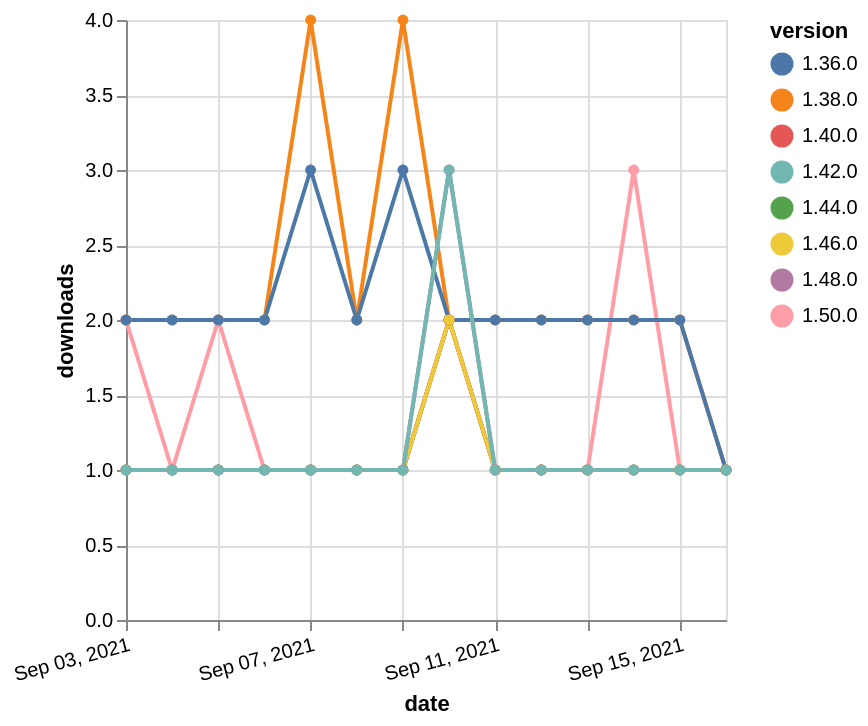

Write the Vega-Lite specification saved for this chart.
### Vega-Lite specification from a JSON file in a GitHub repository (floating-point values rounded to 4 significant figures)
{"$schema": "https://vega.github.io/schema/vega-lite/v5.json", "description": "A simple bar chart with embedded data.", "data": {"values": [{"date": "2021-09-03", "total": 118, "delta": 2, "version": "1.50.0"}, {"date": "2021-09-04", "total": 119, "delta": 1, "version": "1.50.0"}, {"date": "2021-09-05", "total": 121, "delta": 2, "version": "1.50.0"}, {"date": "2021-09-06", "total": 122, "delta": 1, "version": "1.50.0"}, {"date": "2021-09-07", "total": 123, "delta": 1, "version": "1.50.0"}, {"date": "2021-09-08", "total": 124, "delta": 1, "version": "1.50.0"}, {"date": "2021-09-09", "total": 125, "delta": 1, "version": "1.50.0"}, {"date": "2021-09-10", "total": 127, "delta": 2, "version": "1.50.0"}, {"date": "2021-09-11", "total": 128, "delta": 1, "version": "1.50.0"}, {"date": "2021-09-12", "total": 129, "delta": 1, "version": "1.50.0"}, {"date": "2021-09-13", "total": 130, "delta": 1, "version": "1.50.0"}, {"date": "2021-09-14", "total": 133, "delta": 3, "version": "1.50.0"}, {"date": "2021-09-15", "total": 134, "delta": 1, "version": "1.50.0"}, {"date": "2021-09-16", "total": 135, "delta": 1, "version": "1.50.0"}, {"date": "2021-09-03", "total": 187, "delta": 1, "version": "1.44.0"}, {"date": "2021-09-04", "total": 188, "delta": 1, "version": "1.44.0"}, {"date": "2021-09-05", "total": 189, "delta": 1, "version": "1.44.0"}, {"date": "2021-09-06", "total": 190, "delta": 1, "version": "1.44.0"}, {"date": "2021-09-07", "total": 191, "delta": 1, "version": "1.44.0"}, {"date": "2021-09-08", "total": 192, "delta": 1, "version": "1.44.0"}, {"date": "2021-09-09", "total": 193, "delta": 1, "version": "1.44.0"}, {"date": "2021-09-10", "total": 195, "delta": 2, "version": "1.44.0"}, {"date": "2021-09-11", "total": 196, "delta": 1, "version": "1.44.0"}, {"date": "2021-09-12", "total": 197, "delta": 1, "version": "1.44.0"}, {"date": "2021-09-13", "total": 198, "delta": 1, "version": "1.44.0"}, {"date": "2021-09-14", "total": 199, "delta": 1, "version": "1.44.0"}, {"date": "2021-09-15", "total": 200, "delta": 1, "version": "1.44.0"}, {"date": "2021-09-16", "total": 201, "delta": 1, "version": "1.44.0"}, {"date": "2021-09-03", "total": 2519, "delta": 2, "version": "1.38.0"}, {"date": "2021-09-04", "total": 2521, "delta": 2, "version": "1.38.0"}, {"date": "2021-09-05", "total": 2523, "delta": 2, "version": "1.38.0"}, {"date": "2021-09-06", "total": 2525, "delta": 2, "version": "1.38.0"}, {"date": "2021-09-07", "total": 2529, "delta": 4, "version": "1.38.0"}, {"date": "2021-09-08", "total": 2531, "delta": 2, "version": "1.38.0"}, {"date": "2021-09-09", "total": 2535, "delta": 4, "version": "1.38.0"}, {"date": "2021-09-10", "total": 2537, "delta": 2, "version": "1.38.0"}, {"date": "2021-09-11", "total": 2539, "delta": 2, "version": "1.38.0"}, {"date": "2021-09-12", "total": 2541, "delta": 2, "version": "1.38.0"}, {"date": "2021-09-13", "total": 2543, "delta": 2, "version": "1.38.0"}, {"date": "2021-09-14", "total": 2545, "delta": 2, "version": "1.38.0"}, {"date": "2021-09-15", "total": 2547, "delta": 2, "version": "1.38.0"}, {"date": "2021-09-16", "total": 2548, "delta": 1, "version": "1.38.0"}, {"date": "2021-09-03", "total": 2361, "delta": 2, "version": "1.36.0"}, {"date": "2021-09-04", "total": 2363, "delta": 2, "version": "1.36.0"}, {"date": "2021-09-05", "total": 2365, "delta": 2, "version": "1.36.0"}, {"date": "2021-09-06", "total": 2367, "delta": 2, "version": "1.36.0"}, {"date": "2021-09-07", "total": 2370, "delta": 3, "version": "1.36.0"}, {"date": "2021-09-08", "total": 2372, "delta": 2, "version": "1.36.0"}, {"date": "2021-09-09", "total": 2375, "delta": 3, "version": "1.36.0"}, {"date": "2021-09-10", "total": 2377, "delta": 2, "version": "1.36.0"}, {"date": "2021-09-11", "total": 2379, "delta": 2, "version": "1.36.0"}, {"date": "2021-09-12", "total": 2381, "delta": 2, "version": "1.36.0"}, {"date": "2021-09-13", "total": 2383, "delta": 2, "version": "1.36.0"}, {"date": "2021-09-14", "total": 2385, "delta": 2, "version": "1.36.0"}, {"date": "2021-09-15", "total": 2387, "delta": 2, "version": "1.36.0"}, {"date": "2021-09-16", "total": 2388, "delta": 1, "version": "1.36.0"}, {"date": "2021-09-03", "total": 239, "delta": 1, "version": "1.40.0"}, {"date": "2021-09-04", "total": 240, "delta": 1, "version": "1.40.0"}, {"date": "2021-09-05", "total": 241, "delta": 1, "version": "1.40.0"}, {"date": "2021-09-06", "total": 242, "delta": 1, "version": "1.40.0"}, {"date": "2021-09-07", "total": 243, "delta": 1, "version": "1.40.0"}, {"date": "2021-09-08", "total": 244, "delta": 1, "version": "1.40.0"}, {"date": "2021-09-09", "total": 245, "delta": 1, "version": "1.40.0"}, {"date": "2021-09-10", "total": 247, "delta": 2, "version": "1.40.0"}, {"date": "2021-09-11", "total": 248, "delta": 1, "version": "1.40.0"}, {"date": "2021-09-12", "total": 249, "delta": 1, "version": "1.40.0"}, {"date": "2021-09-13", "total": 250, "delta": 1, "version": "1.40.0"}, {"date": "2021-09-14", "total": 251, "delta": 1, "version": "1.40.0"}, {"date": "2021-09-15", "total": 252, "delta": 1, "version": "1.40.0"}, {"date": "2021-09-16", "total": 253, "delta": 1, "version": "1.40.0"}, {"date": "2021-09-03", "total": 161, "delta": 1, "version": "1.46.0"}, {"date": "2021-09-04", "total": 162, "delta": 1, "version": "1.46.0"}, {"date": "2021-09-05", "total": 163, "delta": 1, "version": "1.46.0"}, {"date": "2021-09-06", "total": 164, "delta": 1, "version": "1.46.0"}, {"date": "2021-09-07", "total": 165, "delta": 1, "version": "1.46.0"}, {"date": "2021-09-08", "total": 166, "delta": 1, "version": "1.46.0"}, {"date": "2021-09-09", "total": 167, "delta": 1, "version": "1.46.0"}, {"date": "2021-09-10", "total": 169, "delta": 2, "version": "1.46.0"}, {"date": "2021-09-11", "total": 170, "delta": 1, "version": "1.46.0"}, {"date": "2021-09-12", "total": 171, "delta": 1, "version": "1.46.0"}, {"date": "2021-09-13", "total": 172, "delta": 1, "version": "1.46.0"}, {"date": "2021-09-14", "total": 173, "delta": 1, "version": "1.46.0"}, {"date": "2021-09-15", "total": 174, "delta": 1, "version": "1.46.0"}, {"date": "2021-09-16", "total": 175, "delta": 1, "version": "1.46.0"}, {"date": "2021-09-03", "total": 171, "delta": 1, "version": "1.48.0"}, {"date": "2021-09-04", "total": 172, "delta": 1, "version": "1.48.0"}, {"date": "2021-09-05", "total": 173, "delta": 1, "version": "1.48.0"}, {"date": "2021-09-06", "total": 174, "delta": 1, "version": "1.48.0"}, {"date": "2021-09-07", "total": 175, "delta": 1, "version": "1.48.0"}, {"date": "2021-09-08", "total": 176, "delta": 1, "version": "1.48.0"}, {"date": "2021-09-09", "total": 177, "delta": 1, "version": "1.48.0"}, {"date": "2021-09-10", "total": 180, "delta": 3, "version": "1.48.0"}, {"date": "2021-09-11", "total": 181, "delta": 1, "version": "1.48.0"}, {"date": "2021-09-12", "total": 182, "delta": 1, "version": "1.48.0"}, {"date": "2021-09-13", "total": 183, "delta": 1, "version": "1.48.0"}, {"date": "2021-09-14", "total": 184, "delta": 1, "version": "1.48.0"}, {"date": "2021-09-15", "total": 185, "delta": 1, "version": "1.48.0"}, {"date": "2021-09-16", "total": 186, "delta": 1, "version": "1.48.0"}, {"date": "2021-09-03", "total": 332, "delta": 1, "version": "1.42.0"}, {"date": "2021-09-04", "total": 333, "delta": 1, "version": "1.42.0"}, {"date": "2021-09-05", "total": 334, "delta": 1, "version": "1.42.0"}, {"date": "2021-09-06", "total": 335, "delta": 1, "version": "1.42.0"}, {"date": "2021-09-07", "total": 336, "delta": 1, "version": "1.42.0"}, {"date": "2021-09-08", "total": 337, "delta": 1, "version": "1.42.0"}, {"date": "2021-09-09", "total": 338, "delta": 1, "version": "1.42.0"}, {"date": "2021-09-10", "total": 341, "delta": 3, "version": "1.42.0"}, {"date": "2021-09-11", "total": 342, "delta": 1, "version": "1.42.0"}, {"date": "2021-09-12", "total": 343, "delta": 1, "version": "1.42.0"}, {"date": "2021-09-13", "total": 344, "delta": 1, "version": "1.42.0"}, {"date": "2021-09-14", "total": 345, "delta": 1, "version": "1.42.0"}, {"date": "2021-09-15", "total": 346, "delta": 1, "version": "1.42.0"}, {"date": "2021-09-16", "total": 347, "delta": 1, "version": "1.42.0"}]}, "width": "container", "mark": {"type": "line", "point": {"filled": true}}, "encoding": {"x": {"field": "date", "type": "temporal", "timeUnit": "yearmonthdate", "title": "date", "axis": {"labelAngle": -15}}, "y": {"field": "delta", "type": "quantitative", "title": "downloads"}, "color": {"field": "version", "type": "nominal"}, "tooltip": {"field": "delta"}}}
